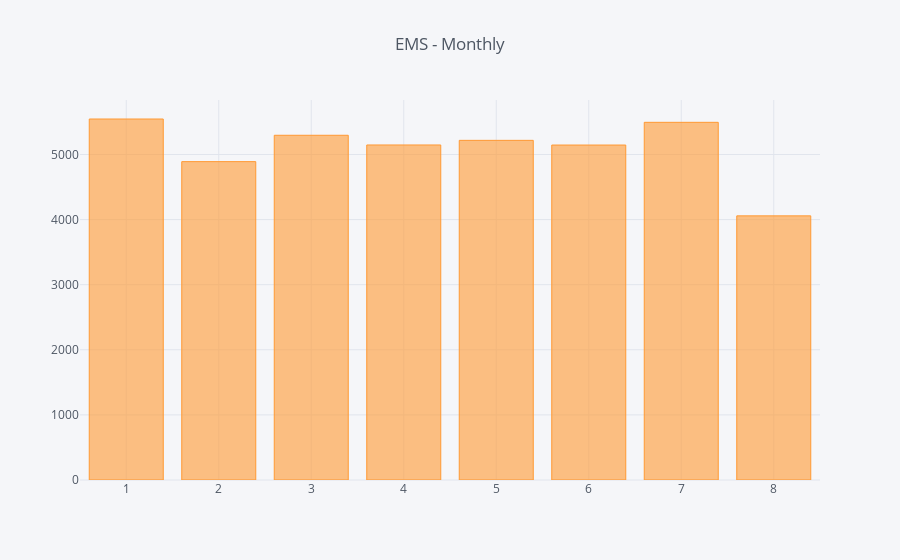

Source (notebook cell):
### Code cell
df[df['Reason']=="EMS"].groupby('Month').count()['zip'][0:8].iplot(kind='bar', title = "EMS - Monthly")

### Figure 1 — Plotly figure (JSON) as saved in the notebook; plotly's stock layout.template omitted (floating-point values rounded to 4 significant figures)
{"data": [{"marker": {"color": "rgba(255, 153, 51, 0.6)", "line": {"color": "rgba(255, 153, 51, 1.0)", "width": 1}}, "name": "zip", "orientation": "v", "text": "", "type": "bar", "uid": "d7ad7b29-c12e-4bf0-bb1f-a371a0b75355", "x": [1, 2, 3, 4, 5, 6, 7, 8], "y": [5545, 4890, 5295, 5146, 5217, 5145, 5494, 4057]}], "layout": {"legend": {"bgcolor": "#F5F6F9", "font": {"color": "#4D5663"}}, "paper_bgcolor": "#F5F6F9", "plot_bgcolor": "#F5F6F9", "title": {"font": {"color": "#4D5663"}, "text": "EMS - Monthly"}, "xaxis": {"gridcolor": "#E1E5ED", "showgrid": true, "tickfont": {"color": "#4D5663"}, "title": {"font": {"color": "#4D5663"}, "text": ""}, "zerolinecolor": "#E1E5ED"}, "yaxis": {"gridcolor": "#E1E5ED", "showgrid": true, "tickfont": {"color": "#4D5663"}, "title": {"font": {"color": "#4D5663"}, "text": ""}, "zerolinecolor": "#E1E5ED"}}}
